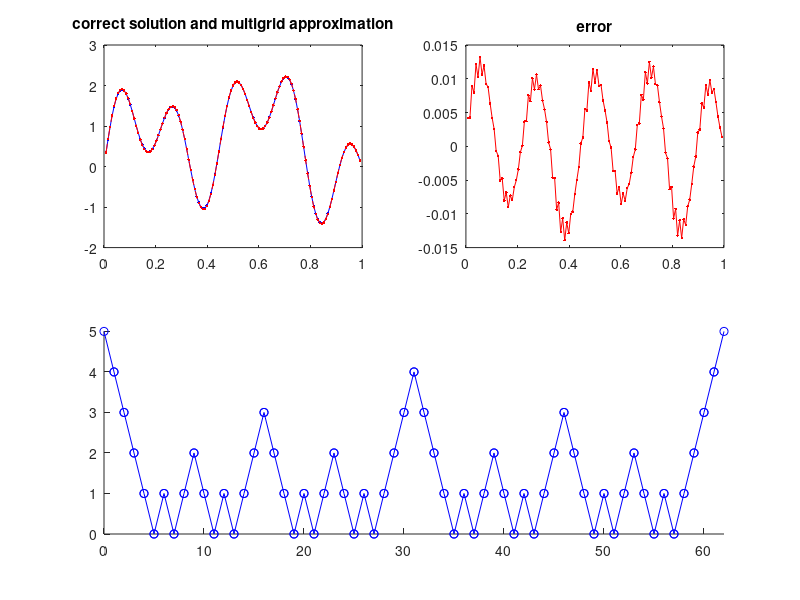

Source code (MATLAB):
function multigrid
% Sets up a 1d Poisson test problem and solves it by multigrid.
% Method uses twogrid recursively using Gauss-Seidel for smoothing
% and elimination to solve at coarsest level (n<4).
% Number of pre- and postsmoothing and coarse grid iteration steps
% can be prescribed.
%----------------------------------------------------
levels = 5;  % size of problem
nu1 = 2;     % number of presmoothing iterations
nu2 = 2;     % number of postsmoothing iterations
gamma = 2;   % number of coarse grid iterations (1=V-cycle, 2=W-cycle)
%-----------------------------------------------------
n = 2^(levels+2)-1; % number of grid points
h = 1/(n+1);
x = (h:h:(1-h))';

f = pi^2*(sin(pi*x)+4^2*sin(pi*4*x)+9^2*sin(pi*9*x));
A = spdiags(ones(n,1)*[-1 2 -1],-1:1,n,n);
b = f*h^2;
uc = A\b;
%%
global t level, t = 0; level = levels;
clf, subplot(2,2,3:4), hold on
u = twogrid(A,b,nu1,nu2,gamma);
hold off, axis tight
subplot(2,2,1), plot(x,u,'b.-',x,uc,'r.--')
title('correct solution and multigrid approximation')
subplot(2,2,2), plot(x,uc-u,'r.-')
title('error')
%======================================================
function x = twogrid(A,b,nu1,nu2,gamma,x0)
%TWOGRID
% Recursive twogrid cycle for 1d Poisson problem.
% nu1 = number of presmoothing iterations (Gauss-Seidel)
% nu2 = number of postsmoothing iterations (Gauss-Seidel)
% gamma = number of coarse grid iterations (1=V-cycle, 2=W-cycle)
% x0 = starting vector (0 if not prescribed)
global t level
n = length(b);
if n<4
   x = A\b;     % solve exactly at coarsest level
else
   G = speye(n)-tril(A)\A; 
   cG = tril(A)\b; % create Gauss-Seidel
   
   I = spdiags(ones(n-2,1)*[1 2 1],-2:0,n,n-2); % create interpolation
   I = I(:,1:2:end)/2; R = I'/2;   % and restriction matrices
   if nargin<6, x = b*0; else, x = x0; end % starting vector
   
   for i = 1:nu1, x = G*x+cG; end  % presmoothing
   
   r = b-A*x;         % compute residual
   rh = R*r           % restrict residual to coarse grid
   t = t+1; level = level-1; plot([t-1 t],[level+1 level],'bo-')
   eh = rh*0;        % starting vector
   for i = 1:gamma
      eh = twogrid(R*A*I,rh,nu1,nu2,gamma,eh); % coarse grid iteration
   end
   e = I*eh;                         % interpolate error
   t = t+1; level = level+1; plot([t-1 t],[level-1 level],'bo-')
   x = x+e;                          % update solution
   for i = 1:nu2, x = G*x+cG; end    % postsmoothing
end